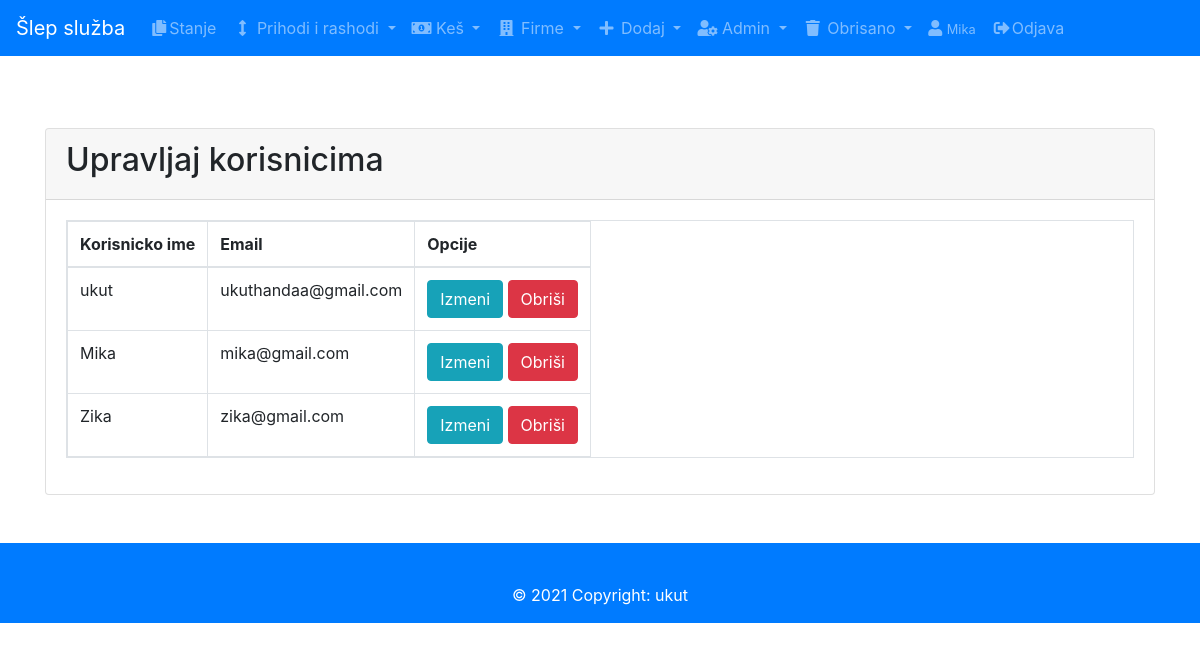
The app's page /users.php (signed in) with its own data.
### tables this page shows
CREATE TABLE `users` (
  `id` int(10) UNSIGNED NOT NULL,
  `name` varchar(50) NOT NULL,
  `email` varchar(50) NOT NULL,
  `password` varchar(45) NOT NULL,
  `token` varchar(11) DEFAULT NULL,
  `expire` datetime DEFAULT NULL,
  `role` int(1) DEFAULT NULL
);

### users.php (the view, shortened to what this page needs)
<?php
include('db.php');
require 'header.php';
$sql = 'SELECT id, name, email, role FROM users';
$stmt=$connection->prepare($sql);
$stmt->execute();
$data=$stmt->fetchAll(PDO::FETCH_ASSOC);
?>
<div class="container">
  <div class="card mt-5">
    <div class="card-header">
      <h2>Upravljaj korisnicima</h2>
    </div>
  <div>
  <div class="card-body">
  <table class="table table-bordered table-responsive"><thead>
    <tr>
          <th>Korisnicko ime</th>
          <th>Email </th>
          <th>Opcije</th>
      </tr>
    </thead>
    <?php foreach($data as $list){?>
    <tr>
      <td><?php echo $list['name']?></td>
      <td><?php echo $list['email']?></td>
     <td>
     <a href="edit_user.php?id=<?= $list['id'];?>" class="btn btn-info">Izmeni</a>
    <a href="users.php?del=<?= $list['id'];?>" class="btn btn-danger" onClick="return confirm('Da li ste sigurni da želite da obrišete unos?')">Obriši</a>
     </td>
    </tr>
    <?php } ?>
  </table>
  </div>
</div></div></div>
<?php require 'footer.php'; ?>

### records on screen
users: name "ukut", email "ukuthandaa@gmail.com"
users: name "Mika", email "mika@gmail.com"
users: name "Zika", email "zika@gmail.com"

### other values on screen
$_SESSION['name'] "Mika"
